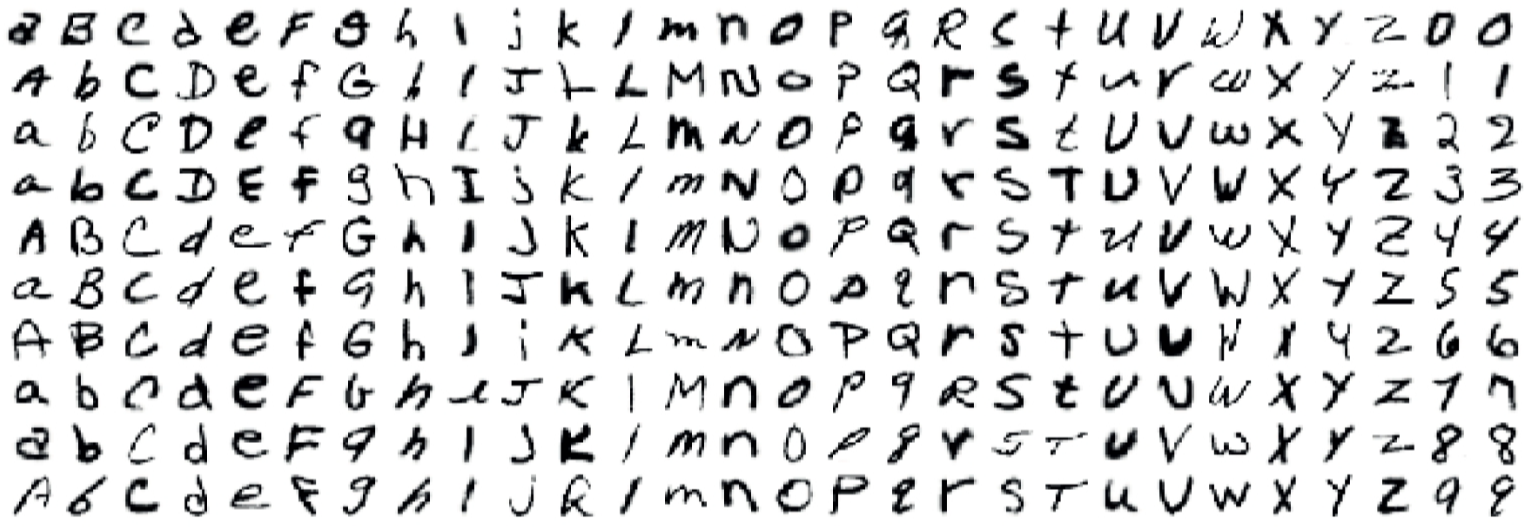
#> input picture images/EMNIST.png, 1524 x 528 px
$ python HandwritingRecognitionCsv.py
#> lines starting #> are read from the running program, lines starting #| are printed output that depends on the picture; after the words box and inside, x2 and y2 are one past the last pixel; in counts of white or black regions, pixels touching at a corner belong together
### ContoursHelpers.py
from cv2 import cv2
import numpy as np


def sort_contours(cnts, method="left-to-right"):
    # Initialize the reverse flag and sort index
    reverse = False
    i = 0

    # Handle if we need to sort in reverse
    if method == "right-to-left" or method == "bottom-to-top":
        reverse = True

    # Handle if we are sorting against the y-coordinate rather than
    # the x-coordinate of the bounding box
    if method == "top-to-bottom" or method == "bottom-to-top":
        i = 1

    # Construct the list of bounding boxes and sort them from top to bottom
    boundingBoxes = [cv2.boundingRect(c) for c in cnts]
    (cnts, boundingBoxes) = zip(
        *sorted(zip(cnts, boundingBoxes), key=lambda b: b[1][i], reverse=reverse)
    )

    # Return the list of sorted contours and bounding boxes
    return (cnts, boundingBoxes)


def draw_contour(image, c, i):
    color = (255, 236, 161)

    # Compute the center of the contour area and draw a circle representing the center
    # https://stackoverflow.com/questions/62392240/opencv-cv2-moments-returns-all-moments-to-zero
    # M = cv2.moments(c)
    # cX = int(M["m10"] / M["m00"])
    # cY = int(M["m01"] / M["m00"])
    x, y, w, h = cv2.boundingRect(c)
    image = cv2.rectangle(image, (x, y), (x + w, y + h), color, 2)

    # Draw the countour number on the image
    # cv2.putText(
    #     image,
    #     f"{i + 1}",
    #     (x - 5, y - 5),
    #     cv2.FONT_HERSHEY_COMPLEX,
    #     0.5,  # Font size
    #     color,
    #     1,  # Thickness
    # )

    # Return the image with the contour number drawn on it
    return image


# [4 lines left out: function get_contour_precedence, not called in this run]

### ClassifierHelpers.py
from datetime import datetime
import os
import joblib
from sklearn.base import ClassifierMixin
from sklearn.calibration import LabelEncoder
from sklearn.decomposition import PCA, IncrementalPCA
from sklearn.ensemble import HistGradientBoostingClassifier


def load_classifier(path: str):
    classifier: HistGradientBoostingClassifier = joblib.load(path)
    return classifier


def load_pca(path: str):
    pca: PCA | IncrementalPCA = joblib.load(path)
    return pca


def load_encoder(path: str):
    encoder: LabelEncoder = joblib.load(path)
    return encoder

# [25 lines left out: function save_model, not called in this run]

### HandwritingRecognitionCsv.py
import os
from cv2 import cv2
import imutils
import joblib
import numpy as np
from sklearn.ensemble import HistGradientBoostingClassifier

from ClassifierHelpers import load_classifier, load_encoder, load_pca
from ContoursHelpers import draw_contour, get_contour_precedence, sort_contours

# Load the input image from disk, convert it to grayscale, and
# blur it to reduce noise
IMAGE_PATH = "images/EMNIST.png"
# IMAGE_PATH = "images/screenshot1.png"
image = cv2.imread(IMAGE_PATH)
#> image is the input picture: shape (528, 1524, 3); mean B, G, R 221.9, 221.6, 221.2
gray = cv2.cvtColor(image, cv2.COLOR_BGR2GRAY)
blurred = cv2.GaussianBlur(gray, (5, 5), 0)

# Perform edge detection, find contours in the edge map, and
# sort the resulting contours from left-to-right
edged = cv2.Canny(blurred, 30, 150)
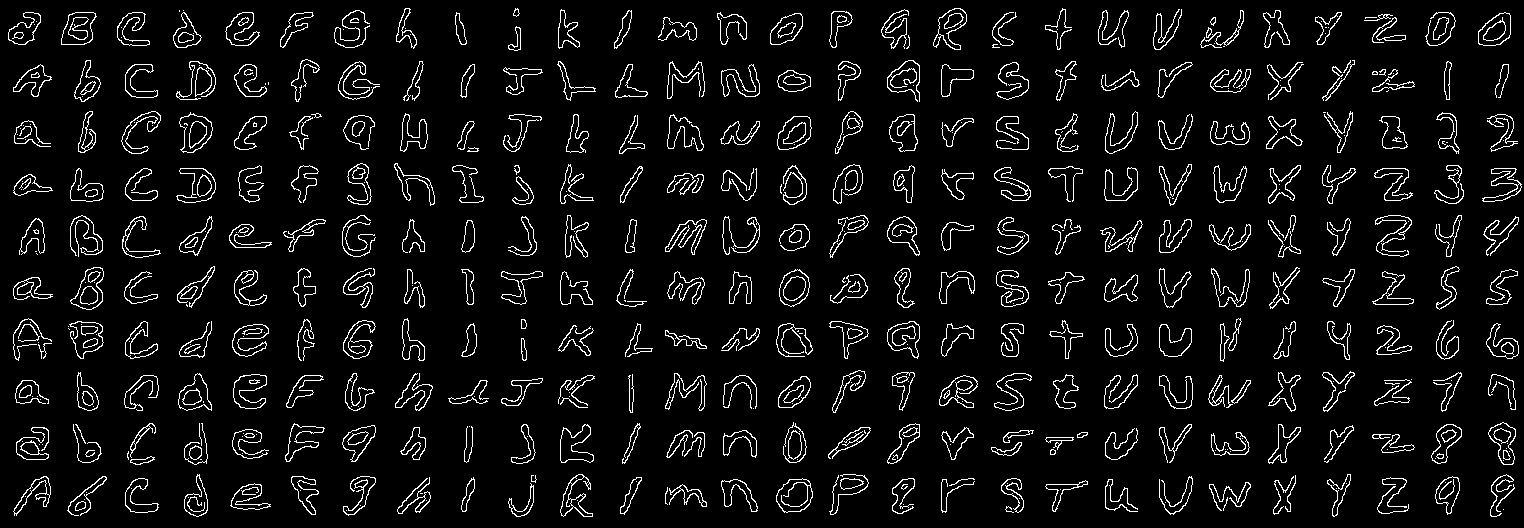
#> edged: shape (528, 1524); 6.1% white in thin lines or dots
contours, hierarchy = cv2.findContours(
    edged.copy(), cv2.RETR_EXTERNAL, cv2.CHAIN_APPROX_SIMPLE
)
#> contours = 484 contours, 193 with area under 20; largest, box (x1, y1, x2, y2) and area: (776, 478, 813, 513) 935, (179, 112, 213, 153) 884, (61, 12, 97, 45) 858, (70, 267, 104, 310) 857, (777, 116, 812, 150) 836
(contours, boundingBoxes) = sort_contours(contours, method="left-to-right")
#> in sort_contours, `boundingBoxes = [cv2.boundingRect(c) for c in cnts]`: boundingBoxes = 484 items, first 6: (346, 510, 1, 1), (1503, 509, 1, 1), (1005, 506, 9, 7), (360, 505, 1, 1), (903, 504, 1, 1), (1165, 502, 1, 1)
#> in sort_contours, `(cnts, boundingBoxes) = zip( *sorted(zip(cnts, boundingBoxes), key=lam..`: cnts has the same summary as contours outside sort_contours; boundingBoxes = 484 items, first 6: (8, 12, 33, 33), (13, 476, 38, 40), (13, 318, 39, 43), (13, 277, 40, 23), (13, 174, 40, 22), (13, 64, 39, 33)
# contours = sorted(contours, key=lambda x: get_contour_precedence(x, edged.shape[1]))

# Loop over the (now sorted) contours and draw them
contours_image = image.copy()
for i, c in enumerate(contours):
    draw_contour(contours_image, c, i)
#> this loop made 484 passes
#> pass 2, in draw_contour (call 2), `image = cv2.rectangle(image, (x, y), (x + w, y + h), color, 2)`:
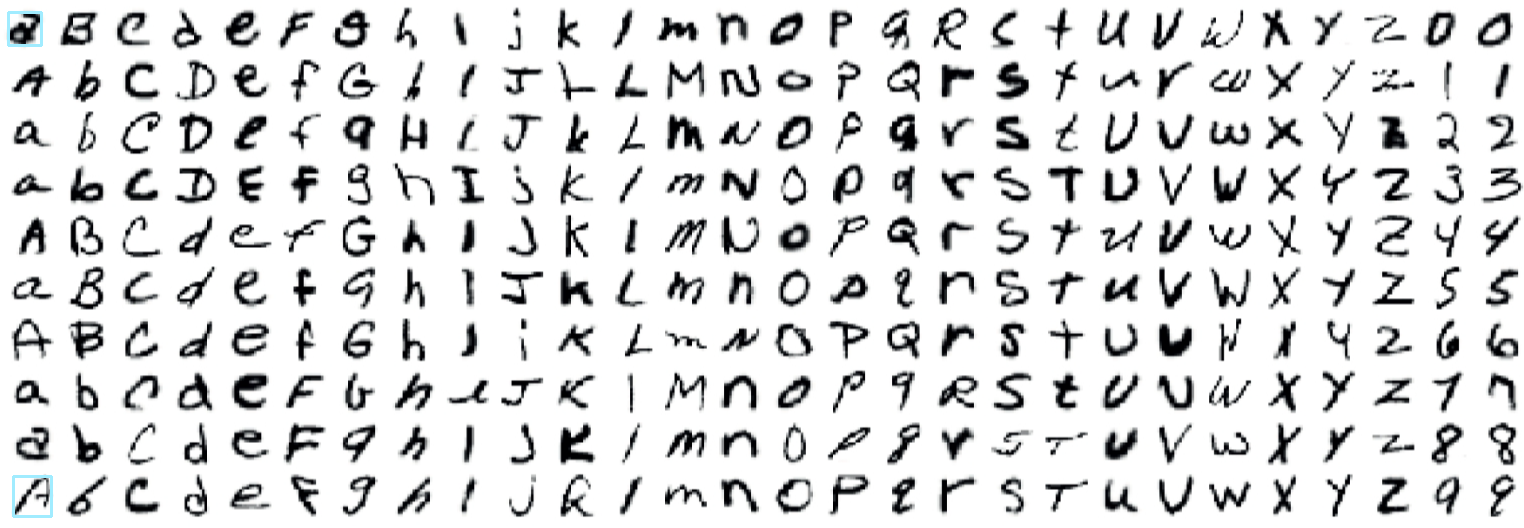
#> image: shape (528, 1524, 3); mean B, G, R 221.9, 221.6, 221.1
#> pass 3, in draw_contour (call 3), `image = cv2.rectangle(image, (x, y), (x + w, y + h), color, 2)`:
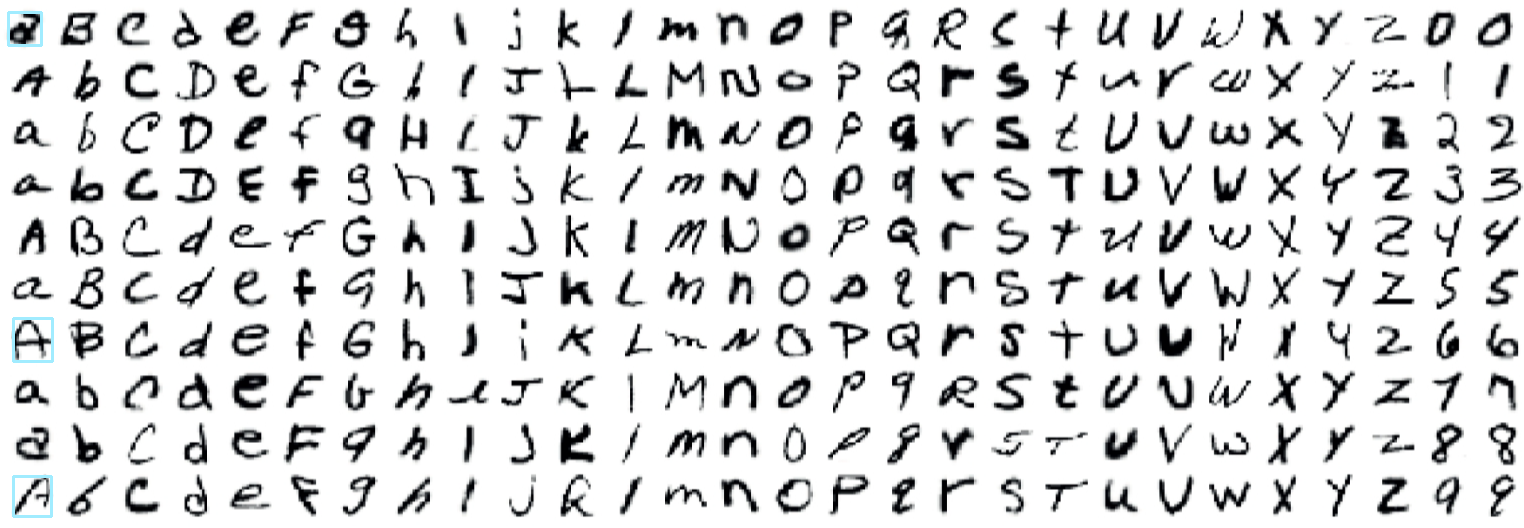
#> image: shape (528, 1524, 3); 0.06% of pixels changed, all inside (x1, y1, x2, y2) = (12, 317, 54, 363)
#> after the loop:
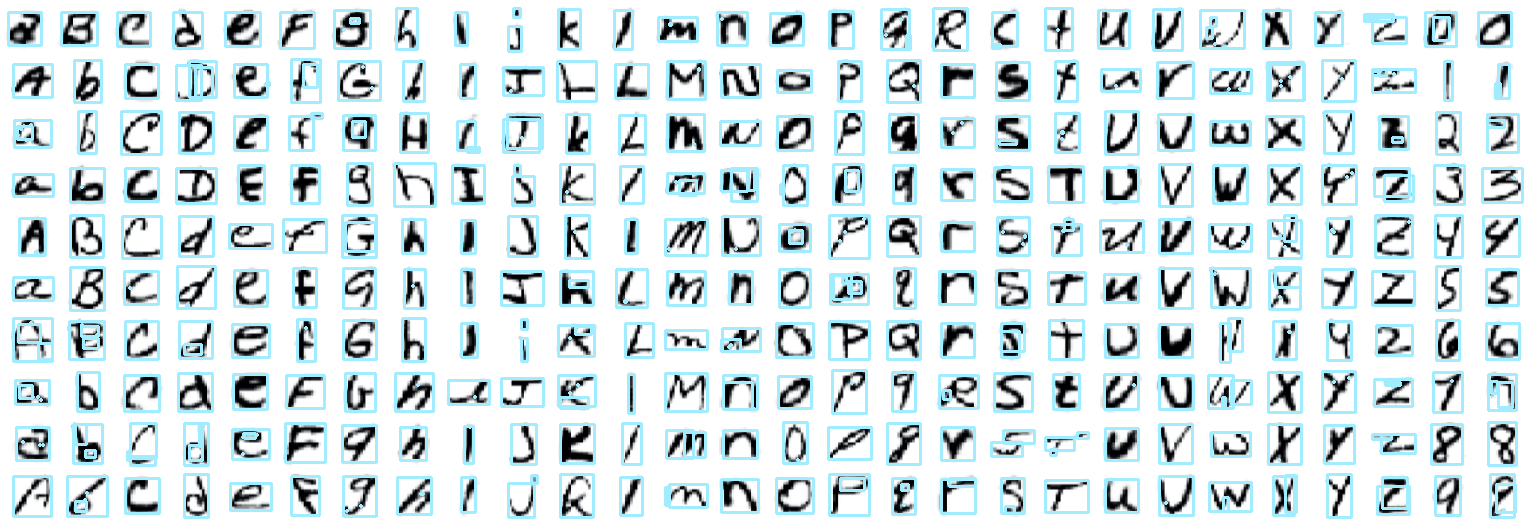
#> contours_image: shape (528, 1524, 3); 15.37% of pixels changed, all inside (x1, y1, x2, y2) = (7, 7, 1524, 519)

# # Show the edged image
cv2.imshow("Edged", edged)
cv2.imshow("Contours", contours_image)
# cv2.waitKey(0)

TIMESTAMP = "20240518133504"
ENCODER_PATH = f"./checkpoint-csv/LabelEncoder-{TIMESTAMP}.pkl"
PCA_PATH = f"./checkpoint-csv/PCA-{TIMESTAMP}.pkl"
MODEL_PATH = f"./checkpoint-csv/HistGradientBoostingClassifier-{TIMESTAMP}.pkl"

#> (the run stopped early here; a loop or call above may not have finished)
